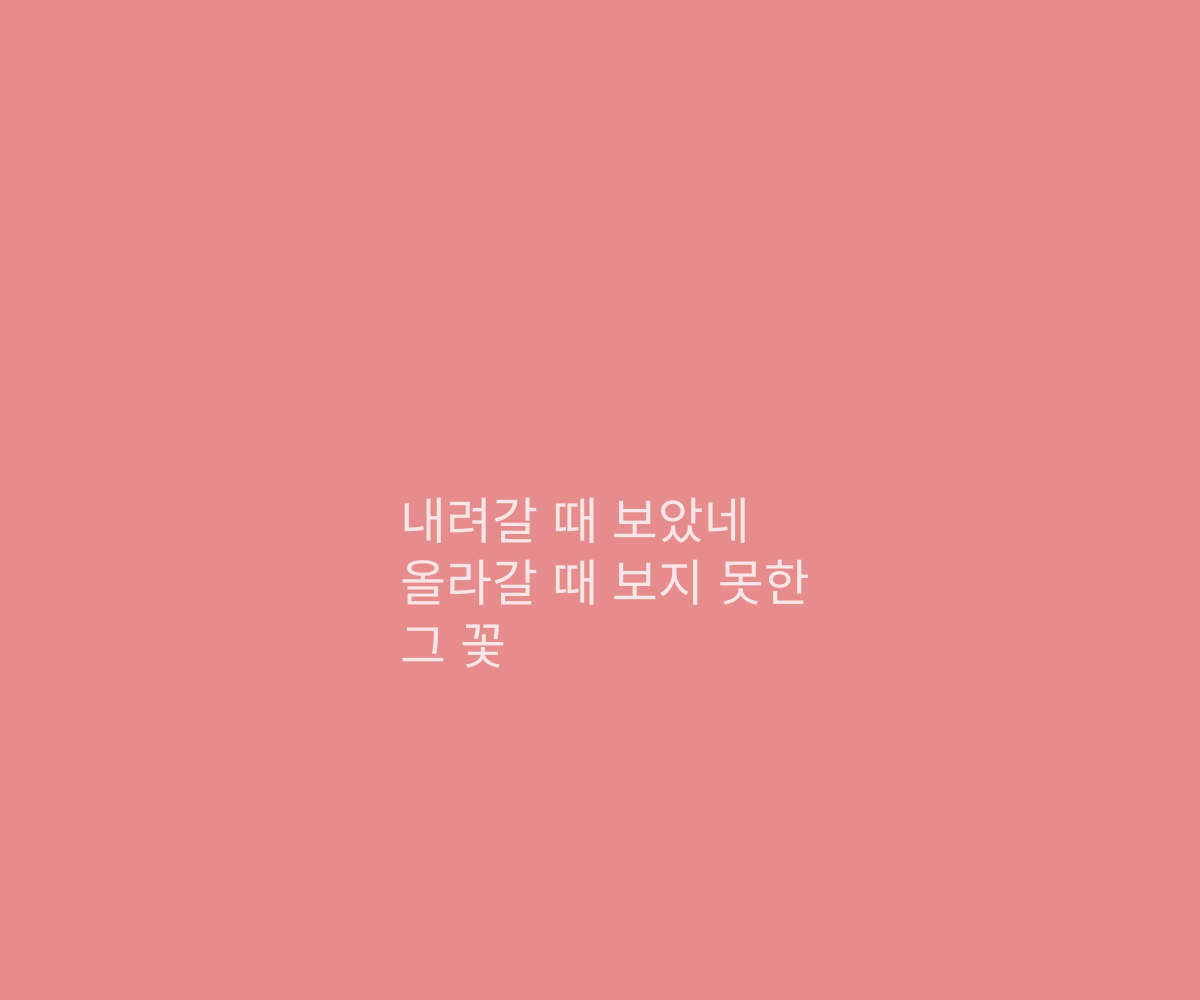
Frame 1 (no input)
Frame 60 (no input): identical to frame 1, image omitted
Frame 120 (the mouse pressed at the canvas centre since frame 60): identical to frame 1, image omitted

The p5.js sketch that drew this single still picture (run headless with seeded random() and noise() and a simulated clock; from frame 60 on, the mouse is pressed at the canvas centre):

// p5.js sketch
// ── sketch.js
poem = "내려갈 때 보았네 \n올라갈 때 보지 못한 \n그 꽃"
//고은 「그 꽃」

function setup() {
  createCanvas(windowWidth, windowHeight);
}

function draw() {
  background(230,140,140);
    textSize(50);
    fill(255,255,255,200);
    text(poem, width/2-200, height / 2, 600,300);
}
